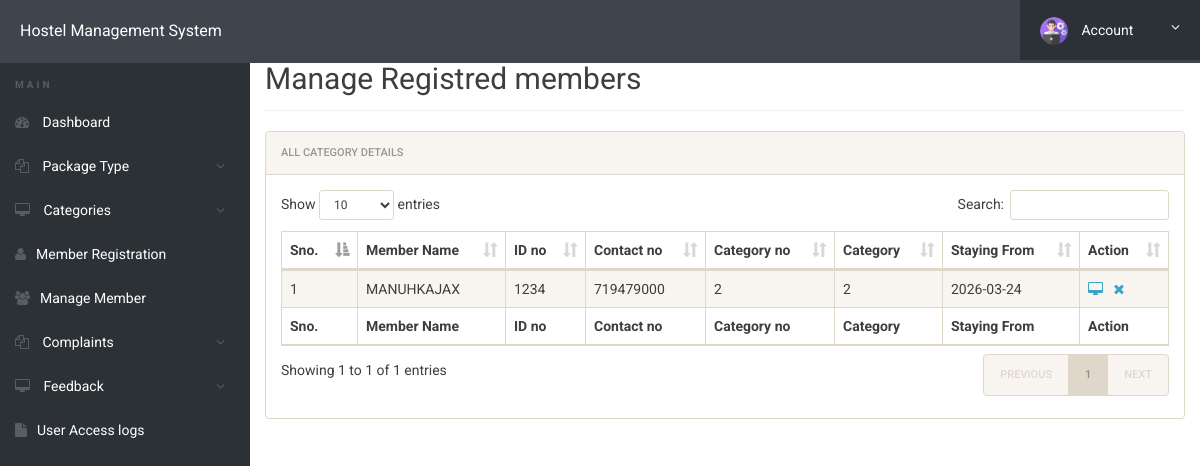
The app's page /admin/manage-students.php (signed in) with its own data.
### tables this page shows
CREATE TABLE `registration` (
  `id` int(11) NOT NULL,
  `roomno` int(11) DEFAULT NULL,
  `seater` int(11) DEFAULT NULL,
  `feespm` int(11) DEFAULT NULL,
  `foodstatus` int(11) DEFAULT NULL,
  `stayfrom` date DEFAULT NULL,
  `duration` int(11) DEFAULT NULL,
  `course` varchar(500) DEFAULT NULL,
  `regno` int(11) DEFAULT NULL,
  `firstName` varchar(500) DEFAULT NULL,
  `middleName` varchar(500) DEFAULT NULL,
  `lastName` varchar(500) DEFAULT NULL,
  `gender` varchar(250) DEFAULT NULL,
  `contactno` bigint(11) DEFAULT NULL,
  `emailid` varchar(500) DEFAULT NULL,
  `egycontactno` bigint(11) DEFAULT NULL,
  `guardianName` varchar(500) DEFAULT NULL,
  `guardianRelation` varchar(500) DEFAULT NULL,
  `guardianContactno` bigint(11) DEFAULT NULL,
  `corresAddress` varchar(500) DEFAULT NULL,
  `corresCIty` varchar(500) DEFAULT NULL,
  `corresState` varchar(500) DEFAULT NULL,
  `corresPincode` int(11) DEFAULT NULL,
  `pmntAddress` varchar(500) DEFAULT NULL,
  `pmntCity` varchar(500) DEFAULT NULL,
  `pmnatetState` varchar(500) DEFAULT NULL,
  `pmntPincode` int(11) DEFAULT NULL,
  `postingDate` timestamp NULL DEFAULT current_timestamp(),
  `updationDate` varchar(500) DEFAULT NULL
);

### admin/manage-students.php (the view, shortened to what this page needs)
<?php
include('includes/config.php');
?>
<!doctype html>
<html lang="en" class="no-js">
<head>
    <link rel="stylesheet" href="css/font-awesome.min.css">
    <link rel="stylesheet" href="css/bootstrap.min.css">
    <link rel="stylesheet" href="css/dataTables.bootstrap.min.css">
    <link rel="stylesheet" href="css/bootstrap-social.css">
    <link rel="stylesheet" href="css/bootstrap-select.css">
    <link rel="stylesheet" href="css/fileinput.min.css">
    <link rel="stylesheet" href="css/awesome-bootstrap-checkbox.css">
    <link rel="stylesheet" href="css/style.css">
</head>
<body>
    <?php include('includes/header.php');?>
    <div class="ts-main-content">
        <?php include('includes/sidebar.php');?>
        <div class="content-wrapper">
            <div class="container-fluid">
                <div class="row">
                    <div class="col-md-12">
                        <h2 class="page-title" style="margin-top:4%">Manage Registred members</h2>
                        <div class="panel panel-default">
                            <div class="panel-heading">All Category Details</div>
                            <div class="panel-body">
                                <table id="zctb" class="display table table-striped table-bordered table-hover"
                                    cellspacing="0" width="100%">
                                    <thead>
                                        <tr>
                                            <th>Sno.</th>
                                            <th>Member Name</th>
                                            <th>ID no</th>
                                            <th>Contact no </th>
                                            <th>Category no </th>
                                            <th>Category </th>
                                            <th>Staying From </th>
                                            <th>Action</th>
                                        </tr>
                                    </thead>
                                    <tfoot>
                                        <tr>
                                            <th>Sno.</th>
                                            <th>Member Name</th>
                                            <th>ID no</th>
                                            <th>Contact no </th>
                                            <th>Category no </th>
                                            <th>Category </th>
                                            <th>Staying From </th>
                                            <th>Action</th>
                                        </tr>
                                    </tfoot>
                                    <tbody>
                                        <?php
$ret="select * from registration";
$stmt= $mysqli->prepare($ret) ;
$stmt->execute() ;
$res=$stmt->get_result();
$cnt=1;
while($row=$res->fetch_object())
	  {
	  	?>
                                        <tr>
                                            <td><?php echo $cnt;;?></td>
                                            <td><?php echo $row->firstName;?><?php echo $row->middleName;?><?php echo $row->lastName;?>
                                            </td>
                                            <td><?php echo $row->regno;?></td>
                                            <td><?php echo $row->contactno;?></td>
                                            <td><?php echo $row->roomno;?></td>
                                            <td><?php echo $row->seater;?></td>
                                            <td><?php echo $row->stayfrom;?></td>
                                            <td>
                                                <a href="student-details.php?regno=<?php echo $row->regno;?>"
                                                    title="View Full Details"><i
                                                        class="fa fa-desktop"></i></a>&nbsp;&nbsp;
                                                <a href="manage-students.php?del=<?php echo $row->regno;?>"
                                                    title="Delete Record"
                                                    onclick="return confirm('Do you want to delete');"><i
                                                        class="fa fa-close"></i></a>
                                            </td>
                                        </tr>
                                        <?php
$cnt=$cnt+1;
									 } ?>
                                    </tbody>
                                </table>
                            </div>
                        </div>
                    </div>
                </div>
            </div>
        </div>
    </div>
</body>
</html>

### admin/css/style.css (style rules this page uses)
html { font-size: 14px; }
@media only screen and (min-width: 480px) { html { font-size: 17px; } }
@media only screen and (min-width: 768px) { html { font-size: 14px; } }
body { font-size: 1em; }
a { color: #37a6c4; }
.panel { overflow: hidden; }
.page-title { padding-bottom: 15px; margin-bottom: 20px; border-bottom: 1px solid #f0f0f0; }
.ts-main-content .content-wrapper { padding-top: 15px; margin-top: 10px; }
@media only screen and (min-width: 992px) { .ts-main-content .content-wrapper { margin-left: 250px; } }

### records on screen
registration: firstName "MANUH", lastName "KAJAX", regno "1234", contactno "719479000", roomno "2", seater "2", stayfrom "2026-03-24"
